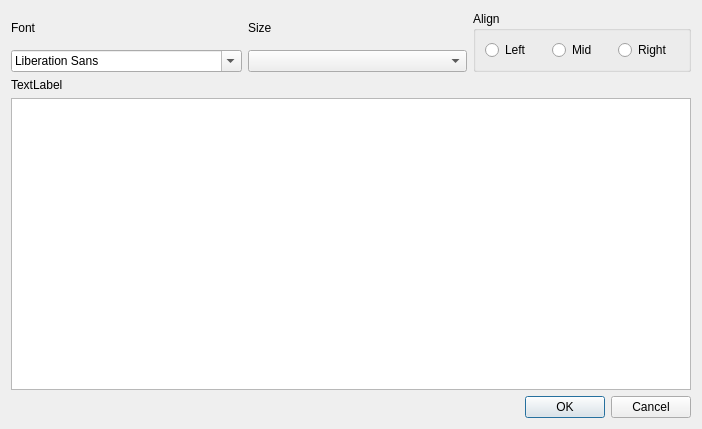
<?xml version="1.0" encoding="UTF-8"?>
<ui version="4.0">
 <class>fontStyling</class>
 <widget class="QDialog" name="fontStyling">
  <property name="geometry">
   <rect>
    <x>0</x>
    <y>0</y>
    <width>702</width>
    <height>429</height>
   </rect>
  </property>
  <property name="windowTitle">
   <string>Dialog</string>
  </property>
  <layout class="QVBoxLayout" name="verticalLayout_3">
   <item>
    <layout class="QHBoxLayout" name="horizontalLayout_3">
     <item>
      <layout class="QVBoxLayout" name="verticalLayout">
       <item>
        <widget class="QLabel" name="label">
         <property name="text">
          <string>Font</string>
         </property>
        </widget>
       </item>
       <item>
        <widget class="QFontComboBox" name="fontComboBox"/>
       </item>
      </layout>
     </item>
     <item>
      <layout class="QVBoxLayout" name="verticalLayout_2">
       <item>
        <widget class="QLabel" name="label_2">
         <property name="text">
          <string>Size</string>
         </property>
        </widget>
       </item>
       <item>
        <widget class="QComboBox" name="cmbSize"/>
       </item>
      </layout>
     </item>
     <item>
      <widget class="QGroupBox" name="grbAlign">
       <property name="title">
        <string>Align</string>
       </property>
       <layout class="QHBoxLayout" name="horizontalLayout_2">
        <item>
         <layout class="QHBoxLayout" name="horizontalLayout">
          <item>
           <widget class="QRadioButton" name="alignLeft">
            <property name="text">
             <string>Left</string>
            </property>
           </widget>
          </item>
          <item>
           <widget class="QRadioButton" name="alignMid">
            <property name="text">
             <string>Mid</string>
            </property>
           </widget>
          </item>
          <item>
           <widget class="QRadioButton" name="alignRight">
            <property name="text">
             <string>Right</string>
            </property>
           </widget>
          </item>
         </layout>
        </item>
       </layout>
      </widget>
     </item>
    </layout>
   </item>
   <item>
    <widget class="QLabel" name="label_3">
     <property name="text">
      <string>TextLabel</string>
     </property>
    </widget>
   </item>
   <item>
    <widget class="QTextEdit" name="textEdit"/>
   </item>
   <item>
    <widget class="QDialogButtonBox" name="buttonBox">
     <property name="standardButtons">
      <set>QDialogButtonBox::Cancel|QDialogButtonBox::Ok</set>
     </property>
    </widget>
   </item>
  </layout>
 </widget>
 <resources/>
 <connections/>
</ui>
